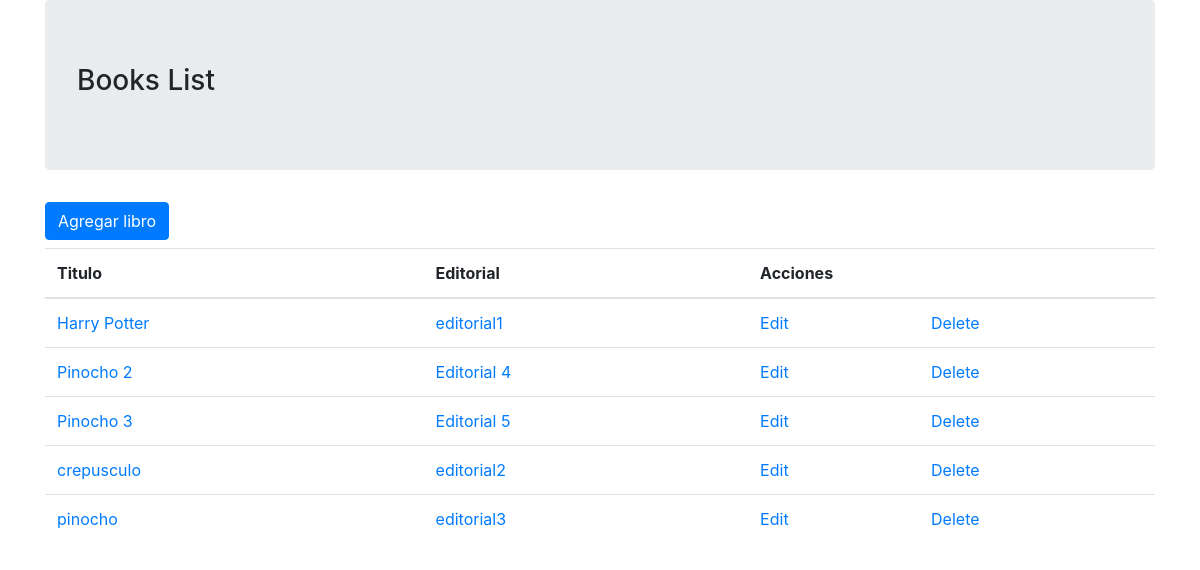
/books/, run on an earlier commit of the app's database.
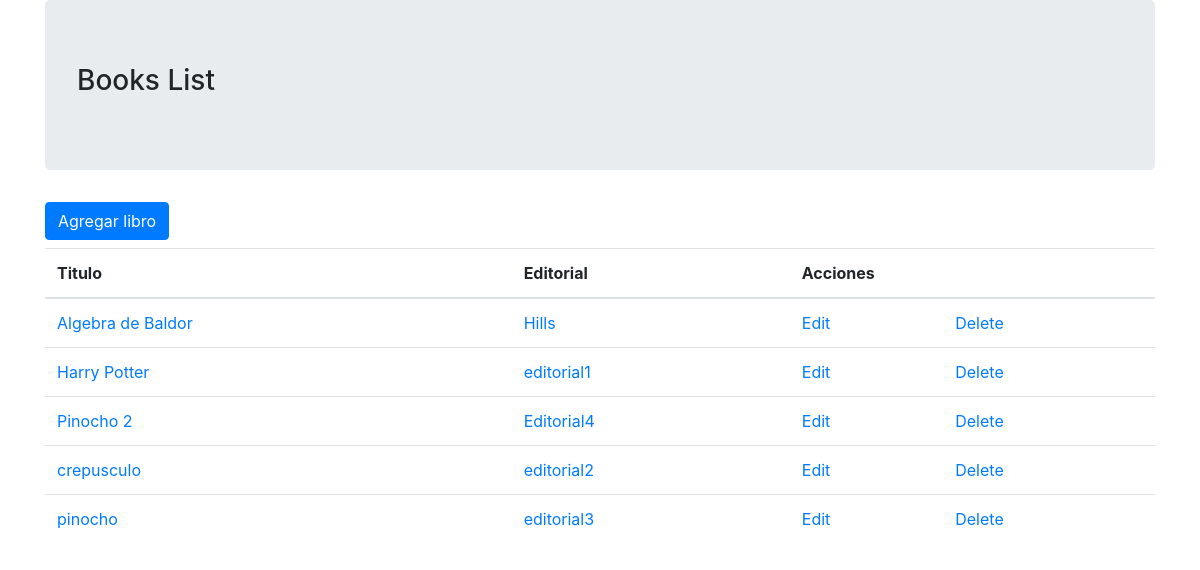
And on a later commit of the database.
### books/models.py (models this page shows, shortened)
class Book(models.Model):
    titulo = models.CharField(max_length=20)
    editorial = models.CharField(max_length=20)
    class Meta:
        ordering = ["titulo"]

### books/views.py (the view)
def books_list(request):
    books = models.Book.objects.all()
    context = {'books':books}
    return render(request, 'books_list.html', context)

### books/templates/books_list.html (shortened to what this page needs)
{% extends 'base.html' %}
{% block content %}
<a href="new" class="btn btn-primary mb-2">Agregar libro</a>
<table class="table">
    <thead>
        <tr>
            <th>Titulo</th>
            <th>Editorial</th>
            <th colspan="2">Acciones</th>
        </tr>
    </thead>
    <tbody>
        {% for book in books %}
        <tr>
            <td> <a href="{{book.id}}">{{book.titulo}}</a> </td>
            <td> <a href="/books/{{book.id}}">{{book.editorial}}</a> </td>
            <td> <a href="/books/{{book.id}}/edit">Edit</a> </td>
            <td> <a href="/books/{{book.id}}/delete">Delete</a> </td>
        </tr>
        {% endfor %}
    </tbody>
</table>
{% endblock %}

### books/templates/base.html (shortened to what this page needs)
<!DOCTYPE html>
<html lang="en">
<head>
    <link rel="stylesheet" href="https://cdn.jsdelivr.net/npm/bootstrap@4.6.0/dist/css/bootstrap.min.css"></head>
<body>
    <article class="container">
        <section class="jumbotron">
            <h3>Books List</h3>
        </section>
        {% block content %}{% endblock %}
    </article>
</body>
</html>

What changed in the data, as far as the page shows it:
removed Book: titulo "Pinocho 3", editorial "Editorial 5"
added Book: titulo "Algebra de Baldor", editorial "Hills"
changed Book "Pinocho 2": editorial "Editorial 4" → "Editorial4"
